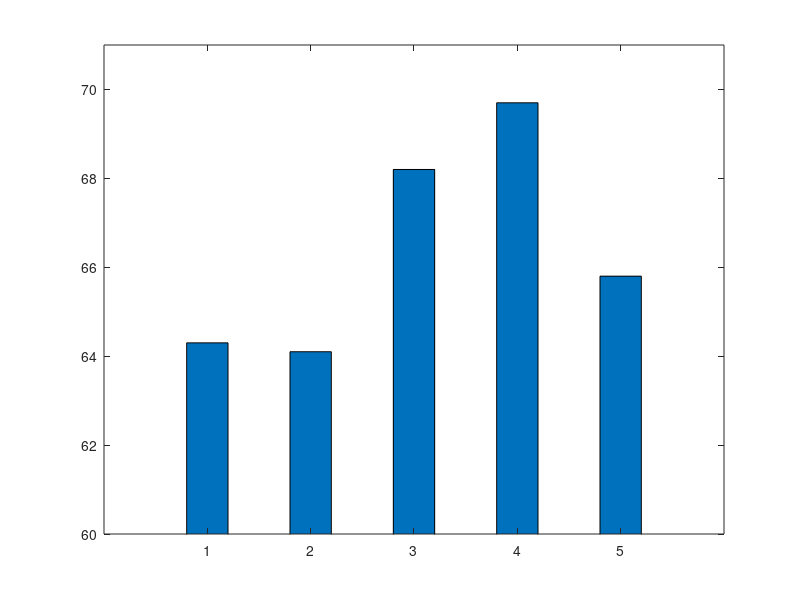

Here is the MATLAB script that generated this plot: (Note: this script raises an error after producing the figure.)
% Bar Charts of the Manuscript
clc; clear; close all;
% %Figure 12
% X = categorical({'3x3','5x5','7x7', '10x10', '13x13'});
% X = reordercats(X,{'3x3','5x5','7x7', '10x10', '13x13'});
% data = [91 91.5 92.5 90 86];
% bar(X,data,0.4)
% ylim([80 94]);
% text(1:length(data),data,num2str(data'),'vert','bottom','horiz','center'); 
% grid on;
% xlabel('Self-Organized Map Size (MxM)')
% ylabel('% Accuracy')

% %Figure 13
% data = [90.4 91.2 89.4 78.7];
% bar(data,0.4)
% ylim([70 95]);
% text(1:length(data),data,num2str(data'),'vert','bottom','horiz','center'); 
% grid on;
% xlabel('Wavelet Decomposition Level')
% ylabel('% Accuracy')

% %Figure 16
% X = categorical({'3x3','5x5','7x7', '10x10', '13x13'});
% X = reordercats(X,{'3x3','5x5','7x7', '10x10', '13x13'});
% data = [89.3 89.7 91.2 89.2 88.9];
% bar(X,data,0.4)
% ylim([85 92]);
% text(1:length(data),data,num2str(data'),'vert','bottom','horiz','center'); 
% grid on;
% xlabel('Self-Organized Map Size (MxM)')
% ylabel('% Accuracy')

% %Figure 17
% data = [88.27 88.79 89.76 89.14 88.61];
% bar(data,0.4)
% ylim([85 90]);
% text(1:length(data),data,num2str(data'),'vert','bottom','horiz','center'); 
% grid on;
% xlabel('Wavelet Decomposition Level')
% ylabel('% Accuracy')

% %Figure 20
% X = categorical({'3x3','5x5','7x7', '8x8', '9x9'});
% X = reordercats(X,{'3x3','5x5','7x7', '8x8', '9x9'});
% data = [75.1 78.9 80.5 81.9 81.6];
% bar(X,data,0.4)
% ylim([70 85]);
% text(1:length(data),data,num2str(data'),'vert','bottom','horiz','center'); 
% grid on;
% xlabel('Self-Organized Map Size (MxM)')
% ylabel('% Accuracy')

%Figure 21
data = [64.3 64.1 68.2 69.7 65.8];
bar(data,0.4)
ylim([60 71]);
text(1:length(data),data,num2str(data'),'vert','bottom','horiz','center'); 
grid on;
xlabel('Wavelet Decomposition Level')
ylabel('% Accuracy')
